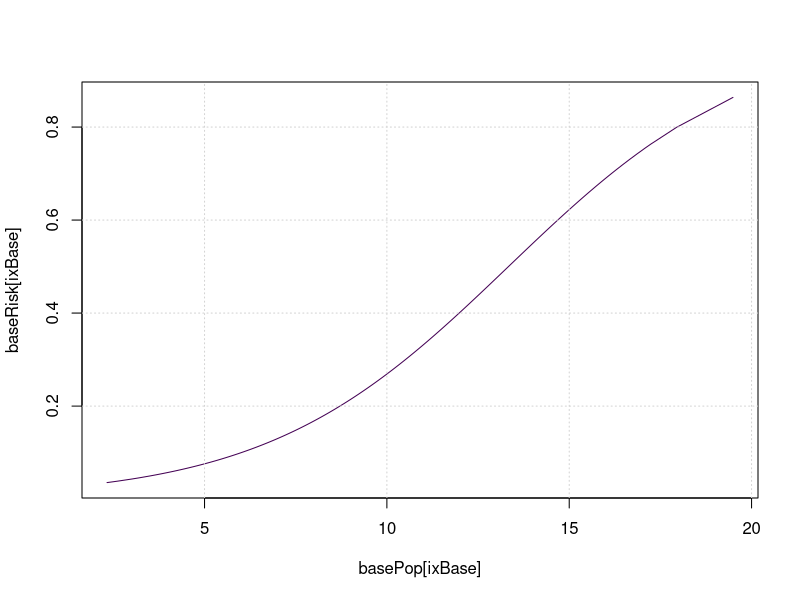
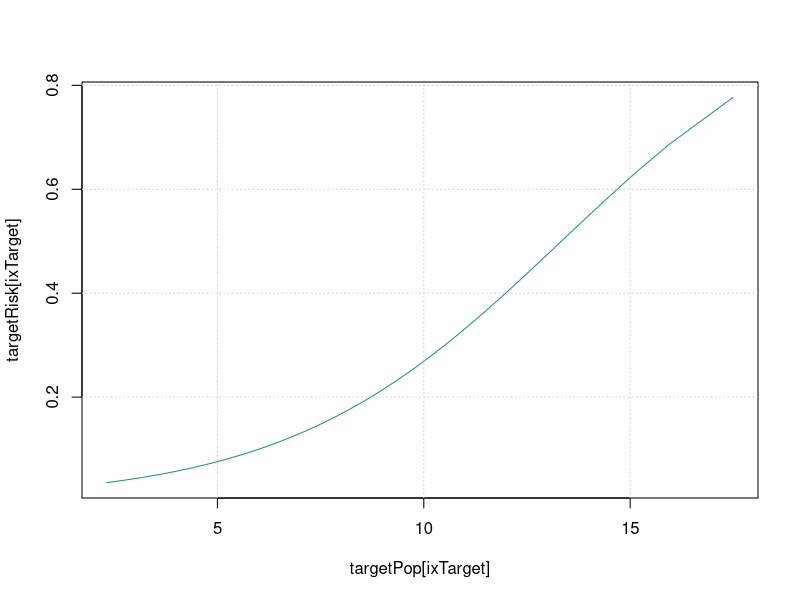
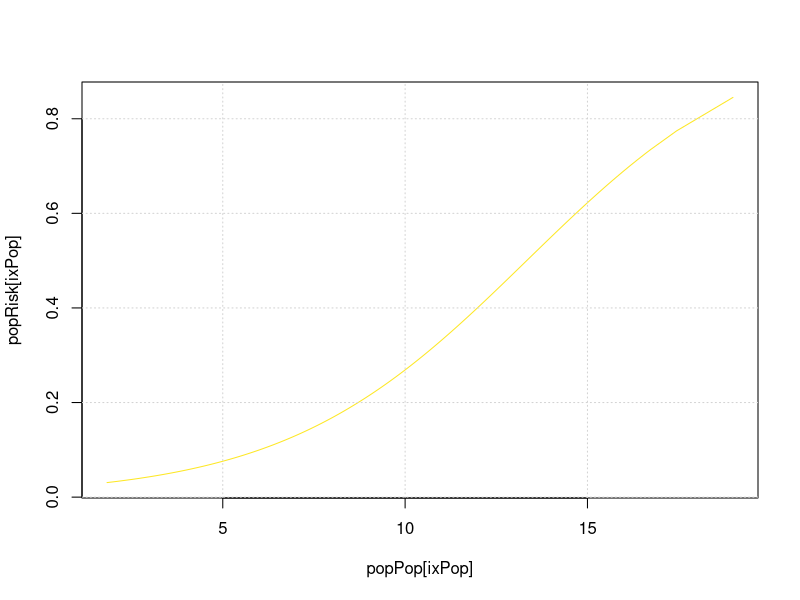

R code for these plots, in order: (Note: this script raises an error after producing the figures.)
################################################################################
#
#  Revisiting Rose:
#  Comparing the Benefits and Costs of Population-Wide and Targeted Interventions
#  R implementation of simulations in the above paper
#  Sean Wu
#  February 18, 2017
#
################################################################################


library(viridis)
library(compiler)
enableJIT(level = 3)

# create ggplot2 colors
colGG <- function(n,alpha=1) {
  hues = seq(15, 375, length = n + 1)
  hcl(h = hues, l = 65, c = 100,alpha = alpha)[1:n]
}

# logistic risk curve
logRisk <- function(x, b0 = 4, b1 = 0.3){
  1/(1 + exp(b0 - (b1 *x)))
}

# generate population
genPop <- function(n, mean = 10, sd = 2){
  rnorm(n=n,mean=mean,sd=sd)
}

# targeted treatment
treatTarget <- function(pop, threshold = 12, treat = 2){
  ifelse(pop > threshold, pop - treat, pop)
}

# population-wide treatment
treatPop <- function(pop, treat = 0.5){
  pop - treat
}


# replication of results
plotCol <- viridis(n = 3)
benefit <- 30000
targetCostTreat <- 1000
#pretreatment population
basePop <- genPop(n=1e4) #generate population

baseRisk <- logRisk(basePop) #multiply risk curve by pretreatment population

ixBase <- order(basePop) #integrating the distribution calculates the expected amount of disease
baseSpline <- splinefun(x = basePop[ixBase],y = baseRisk[ixBase],method = "natural")
baseDisease <- integrate(baseSpline,lower=min(basePop),upper=max(basePop))

plot(basePop[ixBase],baseRisk[ixBase],type="l",col=plotCol[1]) #plot the risk curve
grid()

#targeted treatment population
numTarget <- sum(ifelse(basePop > 12, T, F))
targetPop <- treatTarget(pop = basePop,threshold = 12,treat = 2) #apply targeted treatment

targetRisk <- logRisk(targetPop) #multiply risk curve by targeted treatment population

ixTarget <- order(targetPop) #integrating the distribution calculates the expected amount of disease, given targeted treatment
targetSpline <- splinefun(x = targetPop[ixTarget],y = targetRisk[ixTarget],method = "natural")
targetDisease <- integrate(targetSpline,lower=min(targetPop),upper=max(targetPop))

plot(targetPop[ixTarget],targetRisk[ixTarget],type="l",col=plotCol[2]) #plot the risk curve
grid()

#benefit (benefit of case avoided X how many cases were avoided)
targetBenefit <- benefit * (baseDisease$value - targetDisease$value)

#cost (number treated X cost of treatment for each)
targetCost <- numTarget * targetCostTreat

targetBenefit/targetCost

#population-wide treatment
popPop <- treatPop(pop = basePop) #apply population-wide treatment

popRisk <- logRisk(popPop) #multiply risk curve by population-wide treatment population

ixPop <- order(popPop) #integrating the distribution calculates the expected amount of disease, given targeted treatment
popSpline <- splinefun(x = popPop[ixPop],y = popRisk[ixPop],method = "natural")
integrate(popSpline,lower=min(popPop),upper=max(popPop))

plot(popPop[ixPop],popRisk[ixPop],type="l",col=plotCol[3]) #plot the risk curve
grid()



#simulation functions

#runSim: runs simulation with specified parameters
# ... : passes arguments to integrate function for calculating expected disease
runSim <- function(n,b0=4,b1=0.3,mean=10,sd=2,threshold=12,treatT=2,treatP=0.5,...){

  simOut <- list(preTreat=NULL,targetTreat=NULL,popTreat=NULL) #output object

  #pretreatment population
  basePop <- genPop(n=n) #generate population
  baseRisk <- logRisk(x = basePop,b0 = b0,b1 = b1) #multiply risk curve by pretreatment population
  ixBase <- order(basePop) #integrating the distribution calculates the expected amount of disease
  baseSpline <- splinefun(x = basePop[ixBase],y = baseRisk[ixBase],method = "natural")
  baseDisease <- integrate(baseSpline,lower=min(basePop),upper=max(basePop),...)
  simOut$preTreat <- list(pop=basePop,risk=baseRisk,ix=ixBase,
                          spline=baseSpline,disease=baseDisease) #push to output

  #targeted treatment
  targetPop <- treatTarget(pop = basePop,threshold = threshold,treat = treatT) #apply targeted treatment
  targetRisk <- logRisk(targetPop) #multiply risk curve by targeted treatment population
  ixTarget <- order(targetPop) #integrating the distribution calculates the expected amount of disease, given targeted treatment
  targetSpline <- splinefun(x = targetPop[ixTarget],y = targetRisk[ixTarget],method = "natural")
  targetDisease <- integrate(targetSpline,lower=min(targetPop),upper=max(targetPop),...)
  simOut$targetTreat <- list(pop=targetPop,risk=targetRisk,ix=ixTarget,
                          spline=targetSpline,disease=targetDisease) #push to output

  #population-wide treatment
  popPop <- treatPop(pop = basePop,treat = treatP) #apply population-wide treatment
  popRisk <- logRisk(popPop) #multiply risk curve by population-wide treatment population
  ixPop <- order(popPop) #integrating the distribution calculates the expected amount of disease, given targeted treatment
  popSpline <- splinefun(x = popPop[ixPop],y = popRisk[ixPop],method = "natural")
  popDisease <- integrate(popSpline,lower=min(popPop),upper=max(popPop),...)
  simOut$popTreat <- list(pop=popPop,risk=popRisk,ix=ixPop,
                             spline=popSpline,disease=popDisease) #push to output

  return(simOut)
}

#costBenefitSim: run cost benefit analysis with specified parameters
#n: size of population
#b0, b1: parameters of logistic curve
#mean, sd: parameters of simulated risk factor
#threshold: treatment threshold for targeted treatment
#treatT: targeted treatment reduction in risk factor
#treatP: population-wide treatment reduction in risk factor
#benefit: monetary benefit of avoiding one case of disease
#targetCostTreat: cost for each targeted treatment
# costBenefitSim <- function(n,b0=4,b1=0.3,mean=10,sd=2,threshold=12,treatT=2,treatP=0.5,
#                            benefit=30000,targetCostTreat=1000){
#
#   simOut <- list(preTreat=NULL,targetTreat=NULL,popTreat=NULL) #output object
#
#   #pretreatment population
#   basePop <- genPop(n=n) #generate population
#   baseRisk <- logRisk(x = basePop,b0 = b0,b1 = b1) #multiply risk curve by pretreatment population
#   ixBase <- order(basePop) #integrating the distribution calculates the expected amount of disease
#   baseSpline <- splinefun(x = basePop[ixBase],y = baseRisk[ixBase],method = "natural")
#   baseDisease <- integrate(baseSpline,lower=min(basePop),upper=max(basePop))
#   simOut$preTreat <- list(pop=basePop,risk=baseRisk,ix=ixBase,
#                           spline=baseSpline,disease=baseDisease) #push to output
#
#   #targeted treatment
#   numTarget <- sum(ifelse(basePop > threshold,T,F)) #how many patients must be treated
#   targetPop <- treatTarget(pop = basePop,threshold = threshold,treat = treatT) #apply targeted treatment
#   targetRisk <- logRisk(targetPop) #multiply risk curve by targeted treatment population
#   ixTarget <- order(targetPop) #integrating the distribution calculates the expected amount of disease, given targeted treatment
#   targetSpline <- splinefun(x = targetPop[ixTarget],y = targetRisk[ixTarget],method = "natural")
#   targetDisease <- integrate(targetSpline,lower=min(targetPop),upper=max(targetPop))
#   simOut$targetTreat <- list(pop=targetPop,risk=targetRisk,ix=ixTarget,
#                              spline=targetSpline,disease=targetDisease) #push to output
#
#   #benefit (benefit of case avoided X how many cases were avoided)
#   targetBenefit <- benefit * (((baseDisease$value/100) * n) - ((targetDisease$value/100) * n))
#   # targetBenefit <- benefit * (baseDisease$value - targetDisease$value)
#   #cost (number treated X cost of treatment for each)
#   targetCost <- numTarget * targetCostTreat
#
#   #population-wide treatment
#   popPop <- treatPop(pop = basePop,treat = treatP) #apply population-wide treatment
#   popRisk <- logRisk(popPop) #multiply risk curve by population-wide treatment population
#   ixPop <- order(popPop) #integrating the distribution calculates the expected amount of disease, given targeted treatment
#   popSpline <- splinefun(x = popPop[ixPop],y = popRisk[ixPop],method = "natural")
#   popDisease <- integrate(popSpline,lower=min(popPop),upper=max(popPop))
#   simOut$popTreat <- list(pop=popPop,risk=popRisk,ix=ixPop,
#                           spline=popSpline,disease=popDisease) #push to output
#
#   return(simOut)
# }

#given a baseline population calc the benefit/cost ratio
#basePop is "preTreat" element from simOut
calcTargetRatio <- function(threshold,targetCostTreat,basePop,benefit){

  numTarget <- sum(ifelse(basePop$pop > threshold,T,F)) #how many patients must be treated
  targetPop <- treatTarget(pop = basePop$pop,threshold = threshold,treat = 2) #apply targeted treatment
  targetRisk <- logRisk(targetPop) #multiply risk curve by targeted treatment population
  ixTarget <- order(targetPop) #integrating the distribution calculates the expected amount of disease, given targeted treatment
  targetSpline <- splinefun(x = targetPop[ixTarget],y = targetRisk[ixTarget],method = "natural")
  targetDisease <- integrate(targetSpline,lower=min(targetPop),upper=max(targetPop))

  #benefit (benefit of case avoided X how many cases were avoided)
  targetBenefit <- benefit * (basePop$disease$value - targetDisease$value)

  #cost (number treated X cost of treatment for each)
  targetCost <- numTarget * targetCostTreat

  return(targetBenefit/targetCost)
}

calcTargetRatio <- Vectorize(calcTargetRatio,vectorize.args = c("threshold","targetCostTreat"))

thresholdVector <- seq(from=8,to=16,by=0.05)
costVector <- seq(from=600,to=1400,by=10)

targetSurface <- outer(X = thresholdVector,Y = costVector,FUN = calcTargetRatio, basePop=basePop, benefit=30000)

perspCol(x = thresholdVector,y = costVector,z = targetSurface,color = viridis(60),theta=330,phi=30,border=NA,xlab="x1",ylab="x2",zlab="f(x)",ticktype="detailed")

#perspCol: plot persp with color according to z-axis
perspCol <- function(x,y,z,color,...,xlg=TRUE,ylg=TRUE){
  colnames(z) <- y
  rownames(z) <- x

  nrz <- nrow(z)
  ncz <- ncol(z)

  nb.col = length(color)

  zfacet <- z[-1, -1] + z[-1, -ncz] + z[-nrz, -1] + z[-nrz, -ncz]
  facetcol <- cut(zfacet, nb.col)
  par(xlog=xlg,ylog=ylg)
  persp(
    as.numeric(rownames(z)),
    as.numeric(colnames(z)),
    as.matrix(z),
    col=color[facetcol],
    ...
  )
}




#plotSim2d: plot risk curves and distributions of risk factor for 3 scenarios
plotSim2d <- function(simOut){

  # plotCol <- viridis(n = 3)
  plotCol <- colGG(3,alpha = 0.75)

  #set up maximum limits for plotting
  xlim <- min(c(simOut$preTreat$pop,simOut$targetTreat$pop,simOut$popTreat$pop)) #risk factor distribution (x-axis)
  xlim[2] <- max(c(simOut$preTreat$pop,simOut$targetTreat$pop,simOut$popTreat$pop))

  # ylim <- min(c(simOut$preTreat$risk,simOut$targetTreat$risk,simOut$popTreat$risk)) #risk curve distribution (y-axis)
  # ylim[2] <- max(c(simOut$preTreat$risk,simOut$targetTreat$risk,simOut$popTreat$risk))

  par(mfrow=c(2,2))

  #plot pretreatment
  plot(simOut$preTreat$pop[simOut$preTreat$ix],simOut$preTreat$risk[simOut$preTreat$ix],
       type="l",col = "black",lwd = 1.75,xlab = paste0("Simulated Risk Factor \n Expected Disease: ",signif(simOut$preTreat$disease$value),6),
       ylab = "Risk Curve", main = "No Treatment",ylim=c(0,1)) #plot the risk curve
  baseDensity <- density(simOut$preTreat$pop) #density of pretreatment population risk factor
  polygon(baseDensity$x,baseDensity$y,col=plotCol[1])
  grid()

  #plot targeted treatment
  plot(simOut$targetTreat$pop[simOut$targetTreat$ix],simOut$targetTreat$risk[simOut$targetTreat$ix],
       type="l",col = "black",lwd = 1.75,xlab = paste0("Simulated Risk Factor \n Expected Disease: ",signif(simOut$targetTreat$disease$value),6),
       ylab = "Risk Curve",main = "Targeted Treatment",ylim = c(0,1)) #plot the risk curve
  targetDensity <- density(simOut$targetTreat$pop)
  polygon(targetDensity$x,targetDensity$y,col=plotCol[2])
  grid()

  #plot population-wide treatment
  plot(simOut$popTreat$pop[simOut$popTreat$ix],simOut$popTreat$risk[simOut$popTreat$ix],
       type="l",col = "black",lwd = 1.75,xlab = paste0("Simulated Risk Factor \n Expected Disease: ",signif(simOut$popTreat$disease$value),6),
       ylab = "Risk Curve", main = "Population-wide Treatment",ylim=c(0,1)) #plot the risk curve
  popDensity <- density(simOut$popTreat$pop)
  polygon(popDensity$x,popDensity$y,col=plotCol[3])
  grid()


  #plot shift in distribution
  plotCol1 <- colGG(3,alpha = 0.5) #colors for densities (1: targeted, 2: population, 3: baseline/pretreatment)
  plotCol2 <- colGG(3) #colors of lines of mean
  ylim <- 0 #get y-limits (maximum of estimated densities)
  ylim[2] <- max(c(targetDensity$y,popDensity$y,baseDensity$y)) + 0.05
  plot(1, type="n", xlab="Simulated Risk Factor", ylab="Density", main="Shift in Distribution of Risk", ylim=ylim,xlim=xlim) #plot the densities
  grid()

  polygon(baseDensity$x,baseDensity$y,col=plotCol1[1]) #plot pretreatment
  baseMean <- mean(simOut$preTreat$pop)
  abline(v=baseMean,col=plotCol2[1])

  polygon(targetDensity$x,targetDensity$y,col=plotCol1[2]) #plot targeted treatment
  targetMean <- mean(simOut$targetTreat$pop)
  abline(v=targetMean,col=plotCol2[2])

  polygon(popDensity$x,popDensity$y,col=plotCol1[3]) #plot population-wide treatment
  popMean <- mean(simOut$popTreat$pop)
  abline(v=popMean,col=plotCol2[3])

  legend(x = xlim[1],y = ylim[2]-0.01,legend = c(paste0("Pretreatment Mean: ",signif(baseMean,3)),
                                           paste0("Targeted Mean: ",signif(targetMean,3)),
                                           paste0("Population-wide Mean: ",signif(popMean,3))),
         bty="n",pch=15,col=plotCol2)

  par(mfrow=c(1,1))

}
